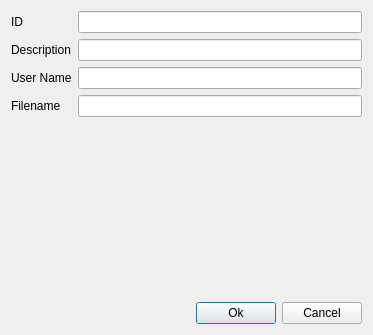
<?xml version="1.0" encoding="UTF-8"?>
<ui version="4.0">
 <class>Edit</class>
 <widget class="QDialog" name="Edit">
  <property name="geometry">
   <rect>
    <x>0</x>
    <y>0</y>
    <width>373</width>
    <height>335</height>
   </rect>
  </property>
  <property name="windowTitle">
   <string>Dialog</string>
  </property>
  <layout class="QVBoxLayout" name="verticalLayout_4">
   <item>
    <layout class="QHBoxLayout" name="horizontalLayout">
     <item>
      <layout class="QVBoxLayout" name="verticalLayout_2">
       <item>
        <widget class="QLabel" name="label">
         <property name="text">
          <string>ID</string>
         </property>
        </widget>
       </item>
       <item>
        <widget class="QLabel" name="label_2">
         <property name="text">
          <string>Description</string>
         </property>
        </widget>
       </item>
       <item>
        <widget class="QLabel" name="label_3">
         <property name="text">
          <string>User Name</string>
         </property>
        </widget>
       </item>
       <item>
        <widget class="QLabel" name="label_4">
         <property name="text">
          <string>Filename</string>
         </property>
        </widget>
       </item>
      </layout>
     </item>
     <item>
      <layout class="QVBoxLayout" name="verticalLayout">
       <item>
        <widget class="QLineEdit" name="lineEdit"/>
       </item>
       <item>
        <widget class="QLineEdit" name="lineEdit_2"/>
       </item>
       <item>
        <widget class="QLineEdit" name="lineEdit_3"/>
       </item>
       <item>
        <widget class="QLineEdit" name="lineEdit_4"/>
       </item>
      </layout>
     </item>
    </layout>
   </item>
   <item>
    <layout class="QHBoxLayout" name="horizontalLayout_3">
     <item>
      <spacer name="horizontalSpacer">
       <property name="orientation">
        <enum>Qt::Horizontal</enum>
       </property>
       <property name="sizeHint" stdset="0">
        <size>
         <width>158</width>
         <height>20</height>
        </size>
       </property>
      </spacer>
     </item>
     <item>
      <layout class="QVBoxLayout" name="verticalLayout_3">
       <item>
        <spacer name="verticalSpacer">
         <property name="orientation">
          <enum>Qt::Vertical</enum>
         </property>
         <property name="sizeHint" stdset="0">
          <size>
           <width>20</width>
           <height>68</height>
          </size>
         </property>
        </spacer>
       </item>
       <item>
        <layout class="QHBoxLayout" name="horizontalLayout_2">
         <item>
          <widget class="QPushButton" name="pushButton">
           <property name="text">
            <string>Ok</string>
           </property>
          </widget>
         </item>
         <item>
          <widget class="QPushButton" name="pushButton_2">
           <property name="text">
            <string>Cancel</string>
           </property>
          </widget>
         </item>
        </layout>
       </item>
      </layout>
     </item>
    </layout>
   </item>
  </layout>
 </widget>
 <resources/>
 <connections>
  <connection>
   <sender>pushButton_2</sender>
   <signal>clicked()</signal>
   <receiver>Edit</receiver>
   <slot>close()</slot>
   <hints>
    <hint type="sourcelabel">
     <x>333</x>
     <y>301</y>
    </hint>
    <hint type="destinationlabel">
     <x>348</x>
     <y>261</y>
    </hint>
   </hints>
  </connection>
 </connections>
</ui>
